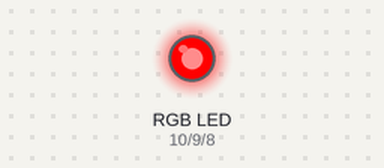
A sketch run on a simulated Arduino Uno, built with avr-gcc and run on an emulated ATmega328P. Shown: an RGB LED mixed from three pins (HIGH = lit).

Above: at 0.5 s.
At 1.5 s:
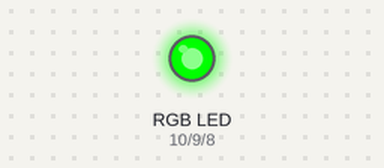
At 2.5 s:
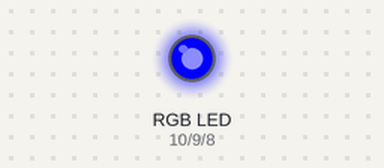
At 3.5 s:
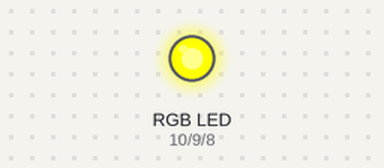
At 4.5 s:
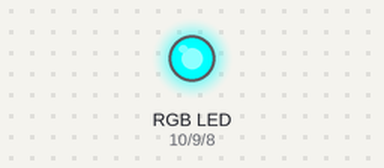
At 5.5 s:
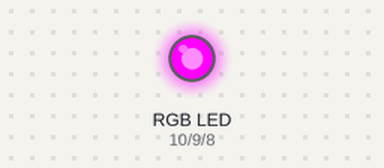
Timing chart, 0 to 7.8 s (numbered marks = the images above):
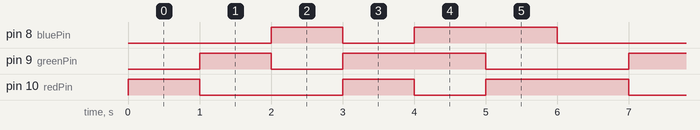

The sketch:

rgb.ino
```cpp
int redPin = 10;    // Red LED pin
int greenPin = 9;  // Green LED pin
int bluePin = 8;   // Blue LED pin
int delayTime = 1000;  // Delay time in milliseconds

void setup() {
  pinMode(redPin, OUTPUT);
  pinMode(greenPin, OUTPUT);
  pinMode(bluePin, OUTPUT);
}

void loop() {
  // Red
  setColor(255, 0, 0);
  delay(delayTime);

  // Green
  setColor(0, 255, 0);
  delay(delayTime);

  // Blue
  setColor(0, 0, 255);
  delay(delayTime);

  // Yellow (Red + Green)
  setColor(255, 255, 0);
  delay(delayTime);

  // Cyan (Green + Blue)
  setColor(0, 255, 255);
  delay(delayTime);

  // Purple (Red + Blue)
  setColor(255, 0, 255);
  delay(delayTime);
}

void setColor(int redValue, int greenValue, int blueValue) {
  analogWrite(redPin, redValue);
  analogWrite(greenPin, greenValue);
  analogWrite(bluePin, blueValue);
}
```

Measured:
- by itself, pin 8 (bluePin), pin 9 (greenPin): repeats every 6.0 s: LOW 1.0 s, HIGH 2.0 s, LOW 2.0 s, HIGH 1.0 s
- by itself, pin 10 (redPin): repeats every 6.0 s: LOW 2.0 s, HIGH 1.0 s, LOW 1.0 s, HIGH 2.0 s
- by itself, everything shown: repeats every 6.0 s, in 6 steps
